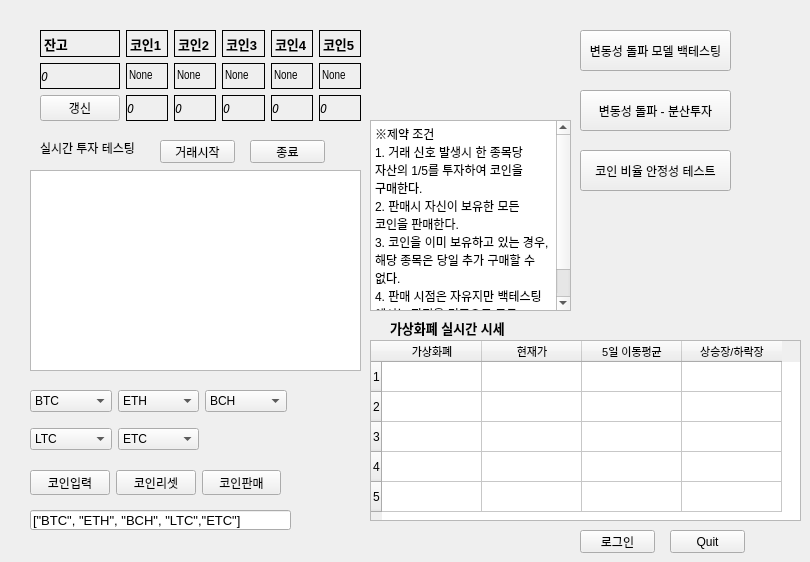
  <widget class="QWidget" name="centralwidget">
   <widget class="QPushButton" name="pushButton">
    <property name="geometry">
     <rect>
      <x>670</x>
      <y>530</y>
      <width>75</width>
      <height>23</height>
     </rect>
    </property>
    <property name="text">
     <string>Quit</string>
    </property>
   </widget>
   <widget class="QPushButton" name="pushButton_2">
    <property name="geometry">
     <rect>
      <x>580</x>
      <y>30</y>
      <width>151</width>
      <height>41</height>
     </rect>
    </property>
    <property name="toolTip">
     <string>&lt;html&gt;&lt;head/&gt;&lt;body&gt;&lt;p&gt;하나의 코인에 대해 MockCoiner에서 개발한 수익률 모듈 &lt;/p&gt;&lt;p&gt;백테스팅을 진행해 보실 수 있습니다.&lt;/p&gt;&lt;/body&gt;&lt;/html&gt;</string>
    </property>
    <property name="text">
     <string>변동성 돌파 모델 백테스팅</string>
    </property>
   </widget>
   <widget class="QPushButton" name="pushButton_3">
    <property name="geometry">
     <rect>
      <x>580</x>
      <y>90</y>
      <width>151</width>
      <height>41</height>
     </rect>
    </property>
    <property name="toolTip">
     <string>&lt;html&gt;&lt;head/&gt;&lt;body&gt;&lt;p&gt;5개의 코인에 대하여 MockCoiner의 수익률 모듈을 백테스팅 해보실 수 있습니다.&lt;/p&gt;&lt;p&gt;단순 분산 투자와 필터링 기법을 적용한 선택적 투자 모듈의 결과를 모두 보실 수 있습니다.&lt;/p&gt;&lt;/body&gt;&lt;/html&gt;</string>
    </property>
    <property name="text">
     <string>변동성 돌파 - 분산투자</string>
    </property>
   </widget>
   <widget class="QPushButton" name="pushButton_5">
    <property name="geometry">
     <rect>
      <x>580</x>
      <y>150</y>
      <width>151</width>
      <height>41</height>
     </rect>
    </property>
    <property name="toolTip">
     <string>&lt;html&gt;&lt;head/&gt;&lt;body&gt;&lt;p&gt;평균 회귀 모듈에 대해 머신러닝으로 얼마나 신뢰도가 있는지 확인하실 수 있습니다.&lt;/p&gt;&lt;/body&gt;&lt;/html&gt;</string>
    </property>
    <property name="text">
     <string>코인 비율 안정성 테스트</string>
    </property>
   </widget>
   <widget class="QPushButton" name="loginbtn">
    <property name="geometry">
     <rect>
      <x>580</x>
      <y>530</y>
      <width>75</width>
      <height>23</height>
     </rect>
    </property>
    <property name="text">
     <string>로그인</string>
    </property>
   </widget>
   <widget class="QLabel" name="label_3">
    <property name="geometry">
     <rect>
      <x>40</x>
      <y>140</y>
      <width>111</width>
      <height>16</height>
     </rect>
    </property>
    <property name="text">
     <string>실시간 투자 테스팅</string>
    </property>
   </widget>
   <widget class="QTableWidget" name="tableWidget">
    <property name="geometry">
     <rect>
      <x>370</x>
      <y>340</y>
      <width>431</width>
      <height>181</height>
     </rect>
    </property>
    <property name="autoScrollMargin">
     <number>0</number>
    </property>
    <property name="rowCount">
     <number>5</number>
    </property>
    <property name="columnCount">
     <number>4</number>
    </property>
    <row/>
    <row/>
    <row/>
    <row/>
    <row/>
    <column>
     <property name="text">
      <string>가상화폐</string>
     </property>
     <property name="font">
      <font>
       <pointsize>8</pointsize>
      </font>
     </property>
    </column>
    <column>
     <property name="text">
      <string>현재가</string>
     </property>
     <property name="font">
      <font>
       <pointsize>8</pointsize>
      </font>
     </property>
    </column>
    <column>
     <property name="text">
      <string>5일 이동평균</string>
     </property>
     <property name="font">
      <font>
       <pointsize>8</pointsize>
      </font>
     </property>
    </column>
    <column>
     <property name="text">
      <string>상승장/하락장</string>
     </property>
     <property name="font">
      <font>
       <pointsize>8</pointsize>
      </font>
     </property>
    </column>
   </widget>
   <widget class="QLabel" name="label">
    <property name="geometry">
     <rect>
      <x>390</x>
      <y>320</y>
      <width>141</width>
      <height>16</height>
     </rect>
    </property>
    <property name="font">
     <font>
      <pointsize>10</pointsize>
      <weight>75</weight>
      <bold>true</bold>
     </font>
    </property>
    <property name="text">
     <string>가상화폐 실시간 시세</string>
    </property>
   </widget>
   <widget class="QTextEdit" name="textEdit">
    <property name="geometry">
     <rect>
      <x>30</x>
      <y>170</y>
      <width>331</width>
      <height>201</height>
     </rect>
    </property>
   </widget>
   <widget class="QPushButton" name="tradeBtn">
    <property name="geometry">
     <rect>
      <x>160</x>
      <y>140</y>
      <width>75</width>
      <height>23</height>
     </rect>
    </property>
    <property name="toolTip">
     <string>&lt;html&gt;&lt;head/&gt;&lt;body&gt;&lt;p&gt;거래가 진행중일 때에는 코인투자 종목을 바꿀 수 없습니다.&lt;/p&gt;&lt;/body&gt;&lt;/html&gt;</string>
    </property>
    <property name="text">
     <string>거래시작</string>
    </property>
   </widget>
   <widget class="QWidget" name="gridLayoutWidget">
    <property name="geometry">
     <rect>
      <x>40</x>
      <y>30</y>
      <width>321</width>
      <height>91</height>
     </rect>
    </property>
    <layout class="QGridLayout" name="gridLayout">
     <item row="2" column="2">
      <widget class="QLabel" name="coin2">
       <property name="font">
        <font>
         <family>Agency FB</family>
         <italic>true</italic>
        </font>
       </property>
       <property name="frameShape">
        <enum>QFrame::Box</enum>
       </property>
       <property name="text">
        <string>0</string>
       </property>
       <property name="alignment">
        <set>Qt::AlignJustify|Qt::AlignVCenter</set>
       </property>
      </widget>
     </item>
     <item row="2" column="4">
      <widget class="QLabel" name="coin4">
       <property name="font">
        <font>
         <family>Agency FB</family>
         <italic>true</italic>
        </font>
       </property>
       <property name="frameShape">
        <enum>QFrame::Box</enum>
       </property>
       <property name="text">
        <string>0</string>
       </property>
       <property name="alignment">
        <set>Qt::AlignJustify|Qt::AlignVCenter</set>
       </property>
      </widget>
     </item>
     <item row="0" column="3">
      <widget class="QLabel" name="label_6">
       <property name="font">
        <font>
         <pointsize>10</pointsize>
         <weight>75</weight>
         <bold>true</bold>
        </font>
       </property>
       <property name="frameShape">
        <enum>QFrame::Box</enum>
       </property>
       <property name="text">
        <string>코인3</string>
       </property>
      </widget>
     </item>
     <item row="2" column="3">
      <widget class="QLabel" name="coin3">
       <property name="font">
        <font>
         <family>Agency FB</family>
         <italic>true</italic>
        </font>
       </property>
       <property name="frameShape">
        <enum>QFrame::Box</enum>
       </property>
       <property name="text">
        <string>0</string>
       </property>
       <property name="alignment">
        <set>Qt::AlignJustify|Qt::AlignVCenter</set>
       </property>
      </widget>
     </item>
     <item row="0" column="0">
      <widget class="QLabel" name="label_2">
       <property name="font">
        <font>
         <pointsize>10</pointsize>
         <weight>75</weight>
         <bold>true</bold>
        </font>
       </property>
       <property name="frameShape">
        <enum>QFrame::Box</enum>
       </property>
       <property name="text">
        <string>잔고</string>
       </property>
      </widget>
     </item>
     <item row="0" column="1">
      <widget class="QLabel" name="label_4">
       <property name="font">
        <font>
         <pointsize>10</pointsize>
         <weight>75</weight>
         <bold>true</bold>
        </font>
       </property>
       <property name="frameShape">
        <enum>QFrame::Box</enum>
       </property>
       <property name="text">
        <string>코인1</string>
       </property>
      </widget>
     </item>
     <item row="0" column="2">
      <widget class="QLabel" name="label_5">
       <property name="font">
        <font>
         <pointsize>10</pointsize>
         <weight>75</weight>
         <bold>true</bold>
        </font>
       </property>
       <property name="frameShape">
        <enum>QFrame::Box</enum>
       </property>
       <property name="text">
        <string>코인2</string>
       </property>
      </widget>
     </item>
     <item row="1" column="1">
      <widget class="QLabel" name="coin1_name">
       <property name="font">
        <font>
         <family>Arial Narrow</family>
        </font>
       </property>
       <property name="frameShape">
        <enum>QFrame::Box</enum>
       </property>
       <property name="text">
        <string>None</string>
       </property>
      </widget>
     </item>
     <item row="1" column="5">
      <widget class="QLabel" name="coin5_name">
       <property name="font">
        <font>
         <family>Arial Narrow</family>
        </font>
       </property>
       <property name="frameShape">
        <enum>QFrame::Box</enum>
       </property>
       <property name="text">
        <string>None</string>
       </property>
      </widget>
     </item>
     <item row="0" column="4">
      <widget class="QLabel" name="label_7">
       <property name="font">
        <font>
         <pointsize>10</pointsize>
         <weight>75</weight>
         <bold>true</bold>
        </font>
       </property>
       <property name="frameShape">
        <enum>QFrame::Box</enum>
       </property>
       <property name="text">
        <string>코인4</string>
       </property>
      </widget>
     </item>
     <item row="2" column="1">
      <widget class="QLabel" name="coin1">
       <property name="font">
        <font>
         <family>Agency FB</family>
         <italic>true</italic>
        </font>
       </property>
       <property name="frameShape">
        <enum>QFrame::Box</enum>
       </property>
       <property name="text">
        <string>0</string>
       </property>
       <property name="alignment">
        <set>Qt::AlignJustify|Qt::AlignVCenter</set>
       </property>
      </widget>
     </item>
     <item row="1" column="0">
      <widget class="QLabel" name="balancebtn">
       <property name="font">
        <font>
         <family>Agency FB</family>
         <italic>true</italic>
        </font>
       </property>
       <property name="frameShape">
        <enum>QFrame::Box</enum>
       </property>
       <property name="text">
        <string>0</string>
       </property>
       <property name="alignment">
        <set>Qt::AlignJustify|Qt::AlignVCenter</set>
       </property>
      </widget>
     </item>
     <item row="1" column="3">
      <widget class="QLabel" name="coin3_name">
       <property name="font">
        <font>
         <family>Arial Narrow</family>
        </font>
       </property>
       <property name="frameShape">
        <enum>QFrame::Box</enum>
       </property>
       <property name="text">
        <string>None</string>
       </property>
      </widget>
     </item>
     <item row="2" column="5">
      <widget class="QLabel" name="coin5">
       <property name="font">
        <font>
         <family>Agency FB</family>
         <italic>true</italic>
        </font>
       </property>
       <property name="frameShape">
        <enum>QFrame::Box</enum>
       </property>
       <property name="text">
        <string>0</string>
       </property>
       <property name="alignment">
        <set>Qt::AlignJustify|Qt::AlignVCenter</set>
       </property>
      </widget>
     </item>
     <item row="0" column="5">
      <widget class="QLabel" name="label_14">
       <property name="font">
        <font>
         <pointsize>10</pointsize>
         <weight>75</weight>
         <bold>true</bold>
        </font>
       </property>
       <property name="frameShape">
        <enum>QFrame::Box</enum>
       </property>
       <property name="text">
        <string>코인5</string>
       </property>
      </widget>
     </item>
     <item row="1" column="4">
      <widget class="QLabel" name="coin4_name">
       <property name="font">
        <font>
         <family>Arial Narrow</family>
        </font>
       </property>
       <property name="frameShape">
        <enum>QFrame::Box</enum>
       </property>
       <property name="text">
        <string>None</string>
       </property>
      </widget>
     </item>
     <item row="1" column="2">
      <widget class="QLabel" name="coin2_name">
       <property name="font">
        <font>
         <family>Arial Narrow</family>
        </font>
       </property>
       <property name="frameShape">
        <enum>QFrame::Box</enum>
       </property>
       <property name="text">
        <string>None</string>
       </property>
      </widget>
     </item>
     <item row="2" column="0">
      <widget class="QPushButton" name="updateBtn">
       <property name="text">
        <string>갱신</string>
       </property>
      </widget>
     </item>
    </layout>
   </widget>
   <widget class="QPushButton" name="closeBtn">
    <property name="geometry">
     <rect>
      <x>250</x>
      <y>140</y>
      <width>75</width>
      <height>23</height>
     </rect>
    </property>
    <property name="text">
     <string>종료</string>
    </property>
   </widget>
   <widget class="QWidget" name="gridLayoutWidget_2">
    <property name="geometry">
     <rect>
      <x>30</x>
      <y>380</y>
      <width>257</width>
      <height>80</height>
     </rect>
    </property>
    <layout class="QGridLayout" name="gridLayout_2">
     <item row="0" column="1">
      <widget class="QComboBox" name="comboBox2">
       <item>
        <property name="text">
         <string>ETH</string>
        </property>
       </item>
       <item>
        <property name="text">
         <string>BTC</string>
        </property>
       </item>
       <item>
        <property name="text">
         <string>DASH</string>
        </property>
       </item>
       <item>
        <property name="text">
         <string>LTC</string>
        </property>
       </item>
       <item>
        <property name="text">
         <string>ETC</string>
        </property>
       </item>
       <item>
        <property name="text">
         <string>XRP</string>
        </property>
       </item>
       <item>
        <property name="text">
         <string>ZEC</string>
        </property>
       </item>
       <item>
        <property name="text">
         <string>QTUM</string>
        </property>
       </item>
       <item>
        <property name="text">
         <string>BTG</string>
        </property>
       </item>
       <item>
        <property name="text">
         <string>EOS</string>
        </property>
       </item>
       <item>
        <property name="text">
         <string>ICX</string>
        </property>
       </item>
       <item>
        <property name="text">
         <string>TRX</string>
        </property>
       </item>
       <item>
        <property name="text">
         <string>ELF</string>
        </property>
       </item>
      </widget>
     </item>
     <item row="0" column="0">
      <widget class="QComboBox" name="comboBox">
       <item>
        <property name="text">
         <string>BTC</string>
        </property>
       </item>
       <item>
        <property name="text">
         <string>BCH</string>
        </property>
       </item>
       <item>
        <property name="text">
         <string>ETH</string>
        </property>
       </item>
       <item>
        <property name="text">
         <string>DASH</string>
        </property>
       </item>
       <item>
        <property name="text">
         <string>LTC</string>
        </property>
       </item>
       <item>
        <property name="text">
         <string>ETC</string>
        </property>
       </item>
       <item>
        <property name="text">
         <string>XRP</string>
        </property>
       </item>
       <item>
        <property name="text">
         <string>ZEC</string>
        </property>
       </item>
       <item>
        <property name="text">
         <string>QTUM</string>
        </property>
       </item>
       <item>
        <property name="text">
         <string>BTG</string>
        </property>
       </item>
       <item>
        <property name="text">
         <string>EOS</string>
        </property>
       </item>
       <item>
        <property name="text">
         <string>ICX</string>
        </property>
       </item>
       <item>
        <property name="text">
         <string>TRX</string>
        </property>
       </item>
       <item>
        <property name="text">
         <string>ELF</string>
        </property>
       </item>
      </widget>
     </item>
     <item row="0" column="2">
      <widget class="QComboBox" name="comboBox3">
       <item>
        <property name="text">
         <string>BCH</string>
        </property>
       </item>
       <item>
        <property name="text">
         <string>BTC</string>
        </property>
       </item>
       <item>
        <property name="text">
         <string>ETH</string>
        </property>
       </item>
       <item>
        <property name="text">
         <string>DASH</string>
        </property>
       </item>
       <item>
        <property name="text">
         <string>LTC</string>
        </property>
       </item>
       <item>
        <property name="text">
         <string>ETC</string>
        </property>
       </item>
       <item>
        <property name="text">
         <string>XRP</string>
        </property>
       </item>
       <item>
        <property name="text">
         <string>ZEC</string>
        </property>
       </item>
       <item>
        <property name="text">
         <string>QTUM</string>
        </property>
       </item>
       <item>
        <property name="text">
         <string>BTG</string>
        </property>
       </item>
       <item>
        <property name="text">
         <string>EOS</string>
        </property>
       </item>
       <item>
        <property name="text">
         <string>ICX</string>
        </property>
       </item>
       <item>
        <property name="text">
         <string>TRX</string>
        </property>
       </item>
       <item>
        <property name="text">
         <string>ELF</string>
        </property>
       </item>
      </widget>
     </item>
     <item row="2" column="0">
      <widget class="QComboBox" name="comboBox4">
       <item>
        <property name="text">
         <string>LTC</string>
        </property>
       </item>
       <item>
        <property name="text">
         <string>BTC</string>
        </property>
       </item>
       <item>
        <property name="text">
         <string>BCH</string>
        </property>
       </item>
       <item>
        <property name="text">
         <string>ETH</string>
        </property>
       </item>
       <item>
        <property name="text">
         <string>DASH</string>
        </property>
       </item>
       <item>
        <property name="text">
         <string>ETC</string>
        </property>
       </item>
       <item>
        <property name="text">
         <string>XRP</string>
        </property>
       </item>
       <item>
        <property name="text">
         <string>ZEC</string>
        </property>
       </item>
       <item>
        <property name="text">
         <string>QTUM</string>
        </property>
       </item>
       <item>
        <property name="text">
         <string>BTG</string>
        </property>
       </item>
       <item>
        <property name="text">
         <string>EOS</string>
        </property>
       </item>
       <item>
        <property name="text">
         <string>ICX</string>
        </property>
       </item>
       <item>
        <property name="text">
         <string>TRX</string>
        </property>
       </item>
       <item>
        <property name="text">
         <string>ELF</string>
        </property>
       </item>
      </widget>
     </item>
     <item row="2" column="1">
      <widget class="QComboBox" name="comboBox5">
       <item>
        <property name="text">
         <string>ETC</string>
        </property>
       </item>
       <item>
        <property name="text">
         <string>BTC</string>
        </property>
       </item>
       <item>
        <property name="text">
         <string>BCH</string>
        </property>
       </item>
       <item>
        <property name="text">
         <string>ETH</string>
        </property>
       </item>
       <item>
        <property name="text">
         <string>DASH</string>
        </property>
       </item>
       <item>
        <property name="text">
         <string>LTC</string>
        </property>
       </item>
       <item>
        <property name="text">
         <string>XRP</string>
        </property>
       </item>
       <item>
        <property name="text">
         <string>ZEC</string>
        </property>
       </item>
       <item>
        <property name="text">
         <string>QTUM</string>
        </property>
       </item>
       <item>
        <property name="text">
         <string>BTG</string>
        </property>
       </item>
       <item>
        <property name="text">
         <string>EOS</string>
        </property>
       </item>
       <item>
        <property name="text">
         <string>ICX</string>
        </property>
       </item>
       <item>
        <property name="text">
         <string>TRX</string>
        </property>
       </item>
       <item>
        <property name="text">
         <string>ELF</string>
        </property>
       </item>
      </widget>
     </item>
    </layout>
   </widget>
   <widget class="QLineEdit" name="lineEdit">
    <property name="geometry">
     <rect>
      <x>30</x>
      <y>510</y>
      <width>261</width>
      <height>20</height>
     </rect>
    </property>
    <property name="font">
     <font>
      <pointsize>10</pointsize>
     </font>
    </property>
    <property name="text">
     <string>[&quot;BTC&quot;, &quot;ETH&quot;, &quot;BCH&quot;, &quot;LTC&quot;,&quot;ETC&quot;]</string>
    </property>
   </widget>
   <widget class="QWidget" name="horizontalLayoutWidget">
    <property name="geometry">
     <rect>
      <x>30</x>
      <y>470</y>
      <width>251</width>
      <height>25</height>
     </rect>
    </property>
    <layout class="QHBoxLayout" name="horizontalLayout">
     <item>
      <widget class="QPushButton" name="inputCoin">
       <property name="toolTip">
        <string>&lt;html&gt;&lt;head/&gt;&lt;body&gt;&lt;p&gt;실시간 거래가 진행중이라면 반드시 종료후 실행시켜 주십시오.&lt;/p&gt;&lt;/body&gt;&lt;/html&gt;</string>
       </property>
       <property name="text">
        <string>코인입력</string>
       </property>
      </widget>
     </item>
     <item>
      <widget class="QPushButton" name="resetCoin">
       <property name="toolTip">
        <string>&lt;html&gt;&lt;head/&gt;&lt;body&gt;&lt;p&gt;새로운 코인 투자를 원하시면 리셋 버튼을 눌러주십시오.&lt;/p&gt;&lt;p&gt;반드시 현재 보유하고 있는 코인들을 모두 판매하셔야 합니다.&lt;/p&gt;&lt;/body&gt;&lt;/html&gt;</string>
       </property>
       <property name="text">
        <string>코인리셋</string>
       </property>
      </widget>
     </item>
     <item>
      <widget class="QPushButton" name="sellCoin">
       <property name="text">
        <string>코인판매</string>
       </property>
      </widget>
     </item>
    </layout>
   </widget>
   <widget class="QPlainTextEdit" name="plainTextEdit_2">
    <property name="geometry">
     <rect>
      <x>370</x>
      <y>120</y>
      <width>201</width>
      <height>191</height>
     </rect>
    </property>
    <property name="styleSheet">
     <string notr="true"/>
    </property>
    <property name="plainText">
     <string>※제약 조건
1. 거래 신호 발생시 한 종목당 자산의 1/5를 투자하여 코인을 구매한다.
2. 판매시 자신이 보유한 모든 코인을 판매한다.
3. 코인을 이미 보유하고 있는 경우, 해당 종목은 당일 추가 구매할 수 없다.
4. 판매 시점은 자유지만 백테스팅 에서는 자정을 기준으로 모두 매도한다.</string>
    </property>
   </widget>
  </widget>
